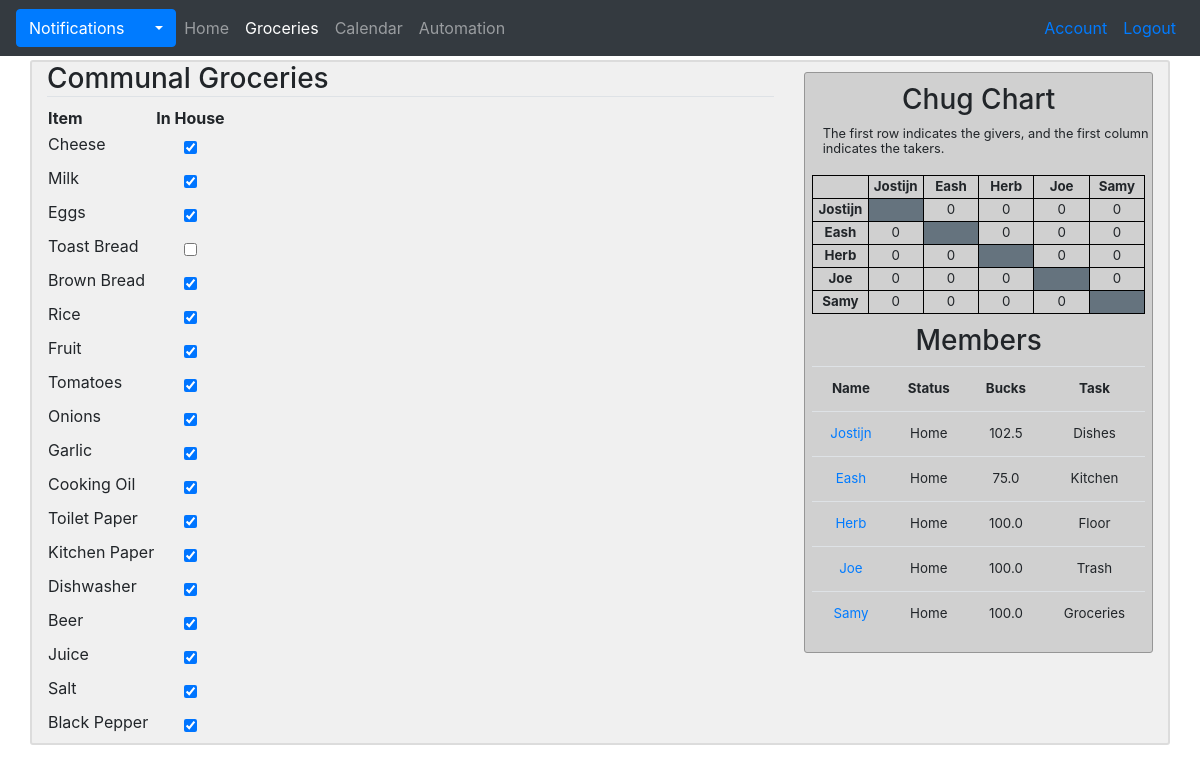
Screenshot of /groceries (signed in) with the database file from the repository.
### G_app/models.py (models this page shows, shortened)
class Groceries(db.Model):
    id = db.Column(db.Integer, primary_key = True)
    name = db.Column(db.String(100), nullable=False)
    in_house = db.Column(db.Boolean, nullable=False, default=True)

class User(db.Model, UserMixin):
    id = db.Column(db.Integer, primary_key = True)
    username = db.Column(db.String(20), unique=True, nullable=False)
    name = db.Column(db.String, nullable=False)
    email = db.Column(db.String(120), unique=True, nullable=False)
    image = db.Column(db.String(20), nullable=False, default='default.jpg')
    password = db.Column(db.String(60), nullable=False)
    status = db.Column(db.String, nullable=False)
    bucks = db.Column(db.Float, nullable=False)
    task = db.Column(db.String, nullable=False)
    done_weekly_vote = db.Column(db.Boolean, nullable=False, default=False)
    posts = db.relationship('Post', backref='author', lazy=True, foreign_keys='Post.id_user')
    posts_targeted = db.relationship('Post', backref='target', lazy=True, foreign_keys='Post.id_target')
    chugs_give = db.relationship('Chug', backref='giver', lazy=True, foreign_keys='Chug.id_giver')
    chugs_take = db.relationship('Chug', backref='taker', lazy=True, foreign_keys='Chug.id_taker')
    notifications = db.relationship('Notification', backref='target', lazy=True)
    payments_made = db.relationship('Transaction', backref='payer', lazy=True, foreign_keys='Transaction.id_payer')
    payments_received = db.relationship('Transaction', backref='payee', lazy=True, foreign_keys='Transaction.id_payee')
    challenges_made =  db.relationship('Challenge', backref='challenger', lazy=True, foreign_keys='Challenge.id_challenger')
    challenges_received =  db.relationship('Challenge', backref='challengee', lazy=True, foreign_keys='Challenge.id_challengee')
    comments = db.relationship('Comment', backref='commenter', lazy=True)
    votes_made = db.relationship('Vote', backref='voter', lazy=True, foreign_keys='Vote.id_voter')
    votes_received = db.relationship('Vote', backref='candidate', lazy=True, foreign_keys='Vote.id_candidate')
    weekly_votes = db.relationship('WeeklyVote', backref='subject', lazy=True, foreign_keys='WeeklyVote.id_subject')
    def new_notifications(self):
        return Notification.query.filter_by(user_id=self.id, seen=False).all()

### G_app/main/routes.py (the view)
@main.route("/groceries")
@login_required
def groceries():
    members = member_ls()
    chug = chug_matrix()
    groceries = Groceries.query.all()
    return render_template('groceries.html', members=members, chug=chug, groceries=groceries)

### G_app/main/utils.py (called while the page is built)
def member_ls():
    members = User.query.all()
    members.pop(5)
    return members

def chug_matrix():
    matrix = [
        [None, 0, 0, 0, 0],
        [0, None, 0, 0, 0],
        [0, 0, None, 0, 0],
        [0, 0, 0, None, 0],
        [0, 0, 0, 0, None]
    ]
    chugs_to_be_taken = Chug.query.filter_by(taken=False).all()
    for chug in chugs_to_be_taken:
        matrix[chug.id_taker - 1][chug.id_giver - 1] += 1
    return matrix

### G_app/models.py (called while the page is built)
@login_manager.user_loader
def load_user(user_id):
    return User.query.get(int(user_id))

### G_app/templates/groceries.html (shortened to what this page needs)
{% extends "layout.html" %}
  {% block groceries_active %}
    "nav-item active"
  {% endblock %}
  {% block content %}
    <h3 class="border-bottom">Communal Groceries</h3>
    <table id="groceries">
      <tr>
        <th id="groceries">Item</th>
        <th id="groceries">In House</th>
      </tr>
      {% for item in groceries %}
        <tr>
          <td id="groceries"><label for="{{ item.id }}">{{ item.name }}</label></td>
          <td align="center">
            <input type="checkbox" id="{{ item.id }}" onchange="update_groceries({{ item.id }}, '{{ item.in_house }}')" {{ "checked" if item.in_house }}>
          </td>
        </tr>
      {% endfor %}
    </table>
  {% endblock %}

### G_app/templates/layout.html (shortened to what this page needs)
<!DOCTYPE html>
<html>
  <head>
    <link rel="stylesheet" href="https://stackpath.bootstrapcdn.com/bootstrap/4.2.1/css/bootstrap.min.css">
    <link rel="stylesheet" type="text/css" href="{{ url_for('static', filename='main.css') }}">
  </head>
  <body style="background-image: url('{{ url_for('static', filename='images/our_goat.jpg') }}')">
    <div class="container d-none d-sm-block">
      <nav class="navbar bg-dark navbar-expand navbar-dark fixed-top">
        {% if current_user.is_authenticated %}
          {% set new_notifications = current_user.new_notifications()|length %}
          <div class="dropdown">
            <button class="btn btn-primary dropdown-toggle" id="notification-toggle" onclick="update_notification_list('{{ url_for('main.your_notifications', user_id=current_user.id) }}')" type="button" data-toggle="dropdown">Notifications
            </button>
          </div>
            {% set new_notifications = current_user.new_notifications()|length %}
          <ul class="navbar-nav mr-auto">
            <li class={% block home_active %}{% endblock %}><a class="nav-link" href="{{ url_for('main.home') }}">Home</a></li>
            <li class={% block groceries_active %}{% endblock %}><a class="nav-link" href="{{ url_for('main.groceries') }}">Groceries</a></li>
            <li class={% block calendar_active %}{% endblock %}><a class="nav-link" href=#>Calendar</a></li>
            <li class={% block automation_active %}{% endblock %}><a class="nav-link" href=#>Automation</a></li>
          </ul>
        {% endif %}
        <ul class="navbar-nav ml-auto">
          {% if current_user.is_authenticated %}
            <li class="nav-item"><a class="nav-link text-primary" href="{{ url_for('users.account') }}">Account</a></li>
            <li class="nav-item"><a class="nav-link text-primary" href="{{ url_for('users.logout') }}">Logout</a></li>
          {% else %}
            <li class="nav-item"><a class="nav-link text-primary" href="{{ url_for('users.login') }}">Login</a></li>
          {% endif %}
        </ul>
      </nav>
    </div>
    <div class="container d-none d-sm-block mb-3" id="main" style="margin-top:60px">
      <div class="row">
        <div class="col-lg-8">
            {% block content %}
            {% endblock %}
          </div>
        <div class="col-lg-4">
          {% if current_user.is_authenticated %}
            <div class="sidebar">
              <h3 style="margin-top:10px">Chug Chart</h3>
              <div class="sidebar-info">
                <small>The first row indicates the givers, and the first column indicates the takers.</small>
              </div>
              <table id="chug">
                <tr>
                  <th id="chug"></th>
                  {% for member in members %}
                    <th id="chug">{{ member.username }}</th>
                  {% endfor %}
                </tr>
                {% for row in range(5) %}
                  <tr>
                    <th id="chug">{{members[row].username}}</th>
                    {% for col in range(5) %}
                      {% if chug[row][col] != None %}
                        <td id="chug">{{ chug[row][col] }}</td>
                      {% else %}
                        <td id="chug" bgcolor="#65737e"></td>
                      {% endif %}
                    {% endfor %}
                  </tr>
                {% endfor %}
              </table>
              <h3 style="margin-top:10px">Members</h3>
              <table class="table" id="members">
                <tr>
                  <th>Name</th>
                  <th>Status</th>
                  <th>Bucks</th>
                  <th>Task</th>
                </tr>
                {% for member in members %}
                  <tr>
                    <td><a href="{{ url_for('users.profile', username=member.username) }}">{{ member.username }}</a></td>
                    <td>{{ member.status }}</td>
                    <td>{{ member.bucks }}</td>
                    <td>{{ member.task }}</td>
                  </tr>
                {% endfor %}
              </table>
            </div>
          {% endif %}
        </div>
      </div>
    </div>
  </body>
</html>

### G_app/static/main.css (style rules this page uses)
body { background-size: cover; }
.container#main { background-color: rgba(230, 230, 230, 0.6); border: 2px solid rgb(220, 220, 220); border-radius: 3px; width: 100%; }
.sidebar { text-align: center; background-color: rgba(200, 200, 200, 0.8); border: 0.5px solid rgb(150, 150, 150); border-radius: 3px; margin-top: 3%; margin-bottom: 3%; }
.sidebar-info { line-height: 0.95; text-align: left; margin-left: 5%; }
table#members { width: 96%; margin-left: 2%; margin-right: 2%; font-size: 10pt; }
table#chug { ; width: 96%; margin-left: 2%; margin-right: 2%; table-layout: fixed; font-size: 10pt; margin-top: 20px; }
table#chug, th#chug, td#chug { border: 1px solid black; }

### rows the page displays
Groceries: name "Cheese"
Groceries: name "Milk"
Groceries: name "Eggs"
Groceries: name "Toast Bread"
Groceries: name "Brown Bread"
Groceries: name "Rice"
Groceries: name "Fruit"
Groceries: name "Tomatoes"
Groceries: name "Onions"
Groceries: name "Garlic"
Groceries: name "Cooking Oil"
Groceries: name "Toilet Paper"
Groceries: name "Kitchen Paper"
Groceries: name "Dishwasher"
Groceries: name "Beer"
Groceries: name "Juice"
Groceries: name "Salt"
Groceries: name "Black Pepper"
User: username "Jostijn", username "Jostijn", status "Home", bucks "102.5", task "Dishes"
User: username "Eash", username "Eash", status "Home", bucks "75.0", task "Kitchen"
User: username "Herb", username "Herb", status "Home", bucks "100.0", task "Floor"
User: username "Joe", username "Joe", status "Home", bucks "100.0", task "Trash"
User: username "Samy", username "Samy", status "Home", bucks "100.0", task "Groceries"

### other values shown
{{ chug[row][col] }} "0" "0" "0" "0" "0" "0" "0" "0" "0" "0" "0" "0" "0" "0" "0" "0" "0" "0" "0" "0"
